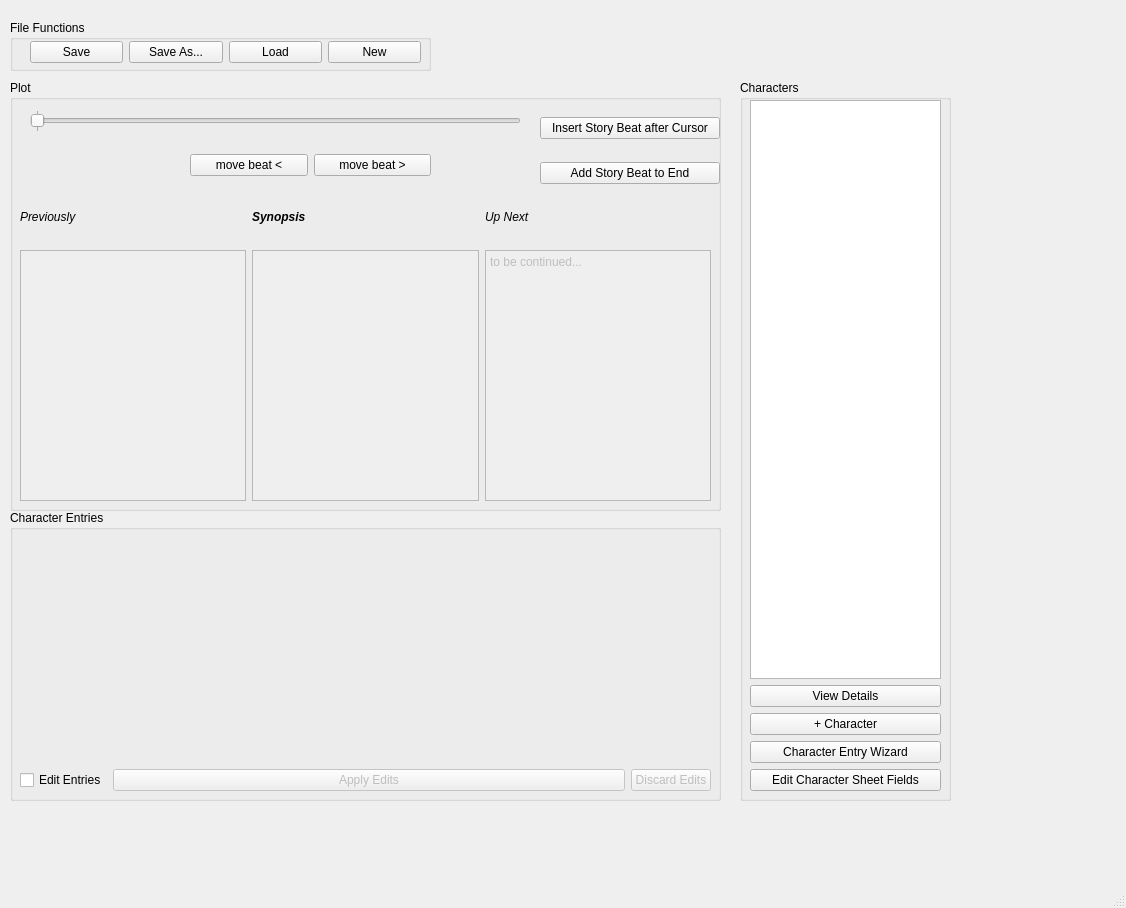
<?xml version="1.0" encoding="UTF-8"?>
<ui version="4.0">
 <class>MainWindow</class>
 <widget class="QMainWindow" name="MainWindow">
  <property name="geometry">
   <rect>
    <x>0</x>
    <y>0</y>
    <width>1126</width>
    <height>908</height>
   </rect>
  </property>
  <property name="windowTitle">
   <string>MainWindow</string>
  </property>
  <widget class="QWidget" name="centralwidget">
   <widget class="QPlainTextEdit" name="plainTextEdit">
    <property name="geometry">
     <rect>
      <x>-160</x>
      <y>380</y>
      <width>104</width>
      <height>87</height>
     </rect>
    </property>
   </widget>
   <widget class="PlotWidget" name="graphWidget" native="true">
    <property name="geometry">
     <rect>
      <x>950</x>
      <y>680</y>
      <width>161</width>
      <height>111</height>
     </rect>
    </property>
   </widget>
   <widget class="QGroupBox" name="groupBox">
    <property name="geometry">
     <rect>
      <x>740</x>
      <y>80</y>
      <width>211</width>
      <height>721</height>
     </rect>
    </property>
    <property name="font">
     <font>
      <weight>50</weight>
      <bold>false</bold>
     </font>
    </property>
    <property name="title">
     <string>Characters</string>
    </property>
    <widget class="QWidget" name="verticalLayoutWidget_2">
     <property name="geometry">
      <rect>
       <x>10</x>
       <y>20</y>
       <width>191</width>
       <height>691</height>
      </rect>
     </property>
     <layout class="QVBoxLayout" name="verticalLayout">
      <item>
       <widget class="QListWidget" name="characterList"/>
      </item>
      <item>
       <widget class="QPushButton" name="charDetailsBtn">
        <property name="text">
         <string>View Details</string>
        </property>
       </widget>
      </item>
      <item>
       <widget class="QPushButton" name="newCharBtn">
        <property name="text">
         <string>+ Character</string>
        </property>
       </widget>
      </item>
      <item>
       <widget class="QPushButton" name="charEntryWizBtn">
        <property name="text">
         <string>Character Entry Wizard</string>
        </property>
       </widget>
      </item>
      <item>
       <widget class="QPushButton" name="newBtn_2">
        <property name="text">
         <string>Edit Character Sheet Fields</string>
        </property>
       </widget>
      </item>
     </layout>
    </widget>
   </widget>
   <widget class="QGroupBox" name="groupBox_2">
    <property name="geometry">
     <rect>
      <x>10</x>
      <y>80</y>
      <width>711</width>
      <height>431</height>
     </rect>
    </property>
    <property name="title">
     <string>Plot</string>
    </property>
    <widget class="QSlider" name="plotSlider">
     <property name="geometry">
      <rect>
       <x>20</x>
       <y>30</y>
       <width>491</width>
       <height>22</height>
      </rect>
     </property>
     <property name="minimum">
      <number>0</number>
     </property>
     <property name="maximum">
      <number>0</number>
     </property>
     <property name="value">
      <number>0</number>
     </property>
     <property name="orientation">
      <enum>Qt::Horizontal</enum>
     </property>
     <property name="invertedAppearance">
      <bool>false</bool>
     </property>
     <property name="tickPosition">
      <enum>QSlider::TicksBothSides</enum>
     </property>
     <property name="tickInterval">
      <number>1</number>
     </property>
    </widget>
    <widget class="QWidget" name="verticalLayoutWidget_3">
     <property name="geometry">
      <rect>
       <x>530</x>
       <y>20</y>
       <width>180</width>
       <height>101</height>
      </rect>
     </property>
     <layout class="QVBoxLayout" name="verticalLayout_2">
      <item>
       <widget class="QPushButton" name="insertBeatBtn">
        <property name="text">
         <string>Insert Story Beat after Cursor</string>
        </property>
       </widget>
      </item>
      <item>
       <widget class="QPushButton" name="addEntryBtn">
        <property name="text">
         <string>Add Story Beat to End</string>
        </property>
       </widget>
      </item>
     </layout>
    </widget>
    <widget class="QWidget" name="horizontalLayoutWidget">
     <property name="geometry">
      <rect>
       <x>180</x>
       <y>60</y>
       <width>241</width>
       <height>51</height>
      </rect>
     </property>
     <layout class="QHBoxLayout" name="horizontalLayout">
      <item>
       <widget class="QPushButton" name="moveBeatLeftBtn">
        <property name="text">
         <string>move beat &lt;</string>
        </property>
       </widget>
      </item>
      <item>
       <widget class="QPushButton" name="moveBeatRightBtn">
        <property name="text">
         <string>move beat &gt;</string>
        </property>
       </widget>
      </item>
     </layout>
    </widget>
    <widget class="QWidget" name="gridLayoutWidget">
     <property name="geometry">
      <rect>
       <x>10</x>
       <y>130</y>
       <width>691</width>
       <height>291</height>
      </rect>
     </property>
     <layout class="QGridLayout" name="gridLayout">
      <item row="2" column="0">
       <widget class="QPlainTextEdit" name="prevTextEdit">
        <property name="enabled">
         <bool>false</bool>
        </property>
       </widget>
      </item>
      <item row="0" column="1">
       <widget class="QLabel" name="label_2">
        <property name="font">
         <font>
          <weight>75</weight>
          <italic>true</italic>
          <bold>true</bold>
         </font>
        </property>
        <property name="text">
         <string>Synopsis</string>
        </property>
       </widget>
      </item>
      <item row="0" column="0">
       <widget class="QLabel" name="label">
        <property name="font">
         <font>
          <italic>true</italic>
         </font>
        </property>
        <property name="text">
         <string>Previously</string>
        </property>
       </widget>
      </item>
      <item row="0" column="2">
       <widget class="QLabel" name="label_3">
        <property name="font">
         <font>
          <italic>true</italic>
         </font>
        </property>
        <property name="text">
         <string>Up Next</string>
        </property>
       </widget>
      </item>
      <item row="2" column="1">
       <widget class="QPlainTextEdit" name="nowTextEdit">
        <property name="enabled">
         <bool>false</bool>
        </property>
        <property name="font">
         <font>
          <weight>75</weight>
          <bold>true</bold>
         </font>
        </property>
       </widget>
      </item>
      <item row="2" column="2">
       <widget class="QPlainTextEdit" name="nextTextEdit">
        <property name="enabled">
         <bool>false</bool>
        </property>
        <property name="plainText">
         <string>to be continued...</string>
        </property>
       </widget>
      </item>
      <item row="1" column="0">
       <widget class="QLabel" name="prevNameLabel">
        <property name="font">
         <font>
          <weight>75</weight>
          <bold>true</bold>
         </font>
        </property>
        <property name="text">
         <string/>
        </property>
       </widget>
      </item>
      <item row="1" column="1">
       <widget class="QLabel" name="nowNameLabel">
        <property name="font">
         <font>
          <weight>75</weight>
          <bold>true</bold>
         </font>
        </property>
        <property name="text">
         <string/>
        </property>
       </widget>
      </item>
      <item row="1" column="2">
       <widget class="QLabel" name="nextNameLabel">
        <property name="font">
         <font>
          <weight>75</weight>
          <bold>true</bold>
         </font>
        </property>
        <property name="text">
         <string/>
        </property>
       </widget>
      </item>
     </layout>
    </widget>
   </widget>
   <widget class="QGroupBox" name="groupBox_3">
    <property name="geometry">
     <rect>
      <x>10</x>
      <y>510</y>
      <width>711</width>
      <height>291</height>
     </rect>
    </property>
    <property name="title">
     <string>Character Entries</string>
    </property>
    <widget class="QWidget" name="verticalLayoutWidget">
     <property name="geometry">
      <rect>
       <x>10</x>
       <y>20</y>
       <width>691</width>
       <height>231</height>
      </rect>
     </property>
     <layout class="QVBoxLayout" name="tabHolder"/>
    </widget>
    <widget class="QWidget" name="horizontalLayoutWidget_2">
     <property name="geometry">
      <rect>
       <x>10</x>
       <y>250</y>
       <width>691</width>
       <height>41</height>
      </rect>
     </property>
     <layout class="QHBoxLayout" name="horizontalLayout_2">
      <item>
       <widget class="QCheckBox" name="editEntriesCheckBox">
        <property name="text">
         <string>Edit Entries</string>
        </property>
       </widget>
      </item>
      <item>
       <widget class="QPushButton" name="applyEditsBtn">
        <property name="enabled">
         <bool>false</bool>
        </property>
        <property name="sizePolicy">
         <sizepolicy hsizetype="Expanding" vsizetype="Fixed">
          <horstretch>0</horstretch>
          <verstretch>0</verstretch>
         </sizepolicy>
        </property>
        <property name="autoFillBackground">
         <bool>true</bool>
        </property>
        <property name="text">
         <string>Apply Edits</string>
        </property>
       </widget>
      </item>
      <item>
       <widget class="QPushButton" name="discardEditsBtn">
        <property name="enabled">
         <bool>false</bool>
        </property>
        <property name="text">
         <string>Discard Edits</string>
        </property>
       </widget>
      </item>
     </layout>
    </widget>
   </widget>
   <widget class="QGroupBox" name="groupBox_4">
    <property name="geometry">
     <rect>
      <x>10</x>
      <y>20</y>
      <width>421</width>
      <height>51</height>
     </rect>
    </property>
    <property name="title">
     <string>File Functions</string>
    </property>
    <widget class="QWidget" name="horizontalLayoutWidget_3">
     <property name="geometry">
      <rect>
       <x>20</x>
       <y>20</y>
       <width>391</width>
       <height>25</height>
      </rect>
     </property>
     <layout class="QHBoxLayout" name="horizontalLayout_3">
      <item>
       <widget class="QPushButton" name="saveBtn">
        <property name="text">
         <string>Save</string>
        </property>
       </widget>
      </item>
      <item>
       <widget class="QPushButton" name="saveAsBtn">
        <property name="text">
         <string>Save As...</string>
        </property>
       </widget>
      </item>
      <item>
       <widget class="QPushButton" name="loadBtn">
        <property name="text">
         <string>Load</string>
        </property>
       </widget>
      </item>
      <item>
       <widget class="QPushButton" name="newBtn">
        <property name="text">
         <string>New</string>
        </property>
       </widget>
      </item>
     </layout>
    </widget>
   </widget>
  </widget>
  <widget class="QMenuBar" name="menubar">
   <property name="geometry">
    <rect>
     <x>0</x>
     <y>0</y>
     <width>1126</width>
     <height>21</height>
    </rect>
   </property>
  </widget>
  <widget class="QStatusBar" name="statusbar"/>
 </widget>
 <customwidgets>
  <customwidget>
   <class>PlotWidget</class>
   <extends>QWidget</extends>
   <header>pyqtgraph</header>
   <container>1</container>
  </customwidget>
 </customwidgets>
 <resources/>
 <connections/>
</ui>
